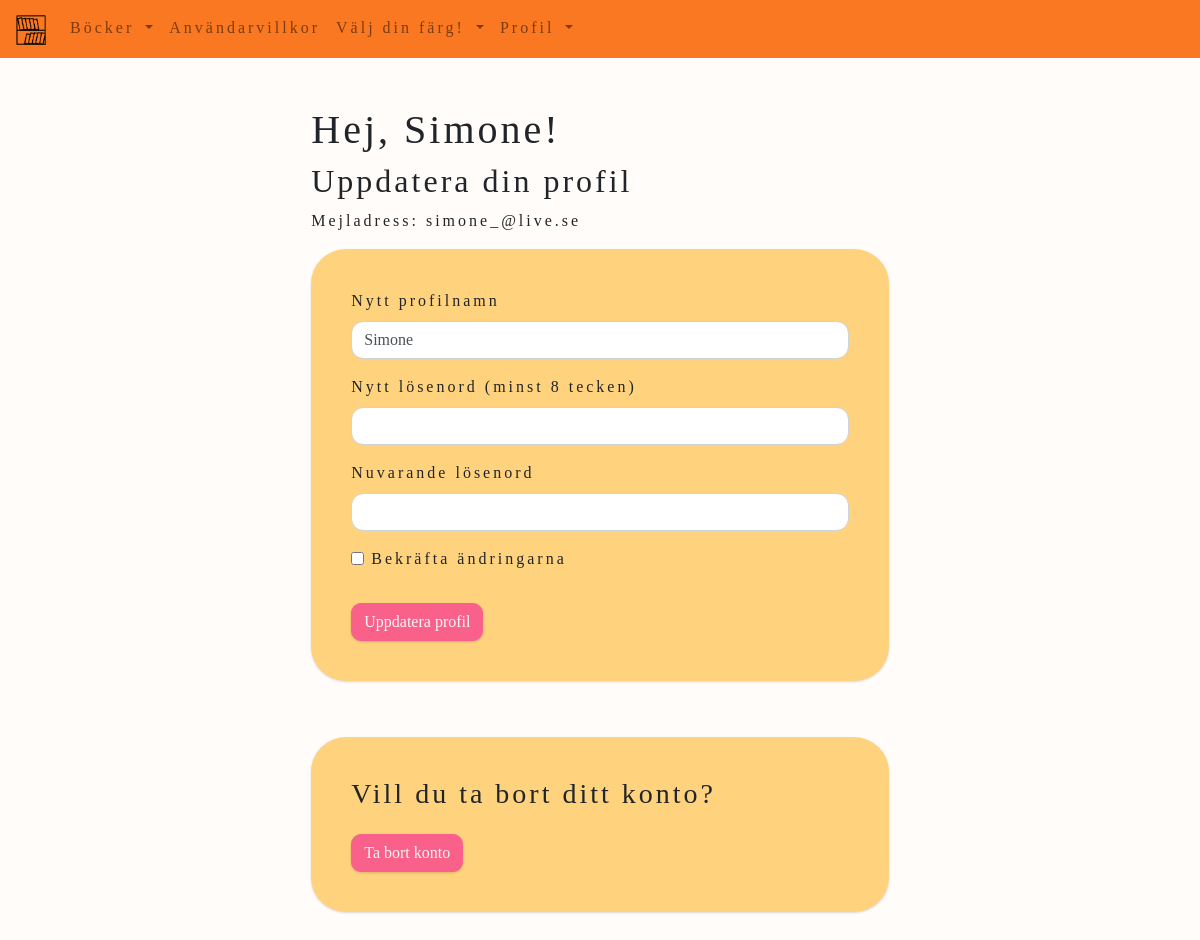
The app's page /edit-profile (signed in) with its own data.
### website/models.py (models this page shows)
class User(db.Model, UserMixin):
    id = db.Column(db.Integer, primary_key = True)
    email = db.Column(db.String(150), unique = True)
    password = db.Column(db.String(150))
    first_name = db.Column(db.String(150))
    books = db.relationship('Book', backref = 'user')
    bio = db.Column(db.String(30000))
    profile_pic = db.Column(db.String())
    score = db.Column(db.Integer, default = 0)
    favorite_books = db.relationship('Book', secondary=favorites, backref=db.backref('favorited_by', lazy='dynamic'))
    reading_challenges = db.relationship('ReadingChallenge', back_populates='user')  # Ny rad för relationen

### website/auth.py (the view, shortened to what this page needs)
@auth.route('/edit-profile', methods=['GET', 'POST'])
@login_required
def edit_profile():
    return render_template("edit_profile.html", user=current_user)

### website/templates/edit_profile.html (shortened to what this page needs)
{% extends "base.html" %}
{% block content %}
  <div id="edit-profile-div">
    <h1>Hej, {{user.first_name}}!</h1>
    <h2>Uppdatera din profil</h2>
    <p>Mejladress: {{user.email}}</p>
      <form id="edit-profile" method="POST" action="/edit-profile">
          <div class="form-group">
            <label for="new_name">Nytt profilnamn</label>
            <input type="text" class="form-control" id="new_name" name="new_name" placeholder="{{user.first_name}}" value="{{user.first_name}}">
          </div>
          <div class="form-group">
            <label for="new_password">Nytt lösenord (minst 8 tecken)</label>
            <input type="password" class="form-control" id="new_password" name="new_password" >
          </div>
          <div class="form-group">
            <label for="old_password">Nuvarande lösenord</label>
            <input type="password" class="form-control" id="old_password" name="old_password" required>
          </div>
          <div class="form-group form-check">
            <input type="checkbox" class="form-check-input" id="Check1" required>
            <label class="form-check-label" for="Check1">Bekräfta ändringarna</label>
          </div>
          <button type="submit" class="btn btn-primary">Uppdatera profil</button>
      </form>
      <form id="delete-profile" method="POST" action="/delete_profile">
        <h3>Vill du ta bort ditt konto?</h3>
        <button type="submit" class="btn btn-primary">Ta bort konto</button>
      </form>
  </div>
{% endblock %}

### website/static/styles/style.css (style rules this page uses)
body { background-color: #fffcf9; font-family: "Palatino Linotype", "Book Antiqua", Palatino, serif; letter-spacing: 3px; }
.btn-primary, .btn-outline-success { color: whitesmoke; background-color:#F9618B; border-color: #F9618B; margin-top:1em; border-radius:10px; box-shadow: rgba(0, 0, 0, 0.1) 0px 1px 3px 0px, rgba(0, 0, 0, 0.06) 0px 1px 2px 0px; }
#home-div, #add-book-div, #sign-up-div, #add-bio-div, #edit-profile-div, #edit-book-div, #add-pic-div, #all-books-div, #search-result-div, #user-books-div { width:75%; margin:auto; margin-top:3em; }
#add-book-form, #sign-up, #edit-profile, #edit-book-form, #add-bio-form, #user-info-div { background-color: rgb(255, 210, 126); box-shadow: rgba(0, 0, 0, 0.1) 0px 1px 3px 0px, rgba(0, 0, 0, 0.06) 0px 1px 2px 0px; }
.form-control { border-radius:0.75rem; }
#edit-profile-div { position: relative; margin-bottom: 3em; }
#edit-profile { margin-bottom: 3.5em; border-radius: 35px; padding: 2.5em; }
#delete-profile { background-color: rgb(255, 210, 126); box-shadow: rgba(0, 0, 0, 0.1) 0px 1px 3px 0px, rgba(0, 0, 0, 0.06) 0px 1px 2px 0px; margin-bottom: 3.5em; border-radius: 35px; padding: 2.5em; }

### records on screen
User: first_name "Simone", email "simone_@live.se", new_name "Simone"
